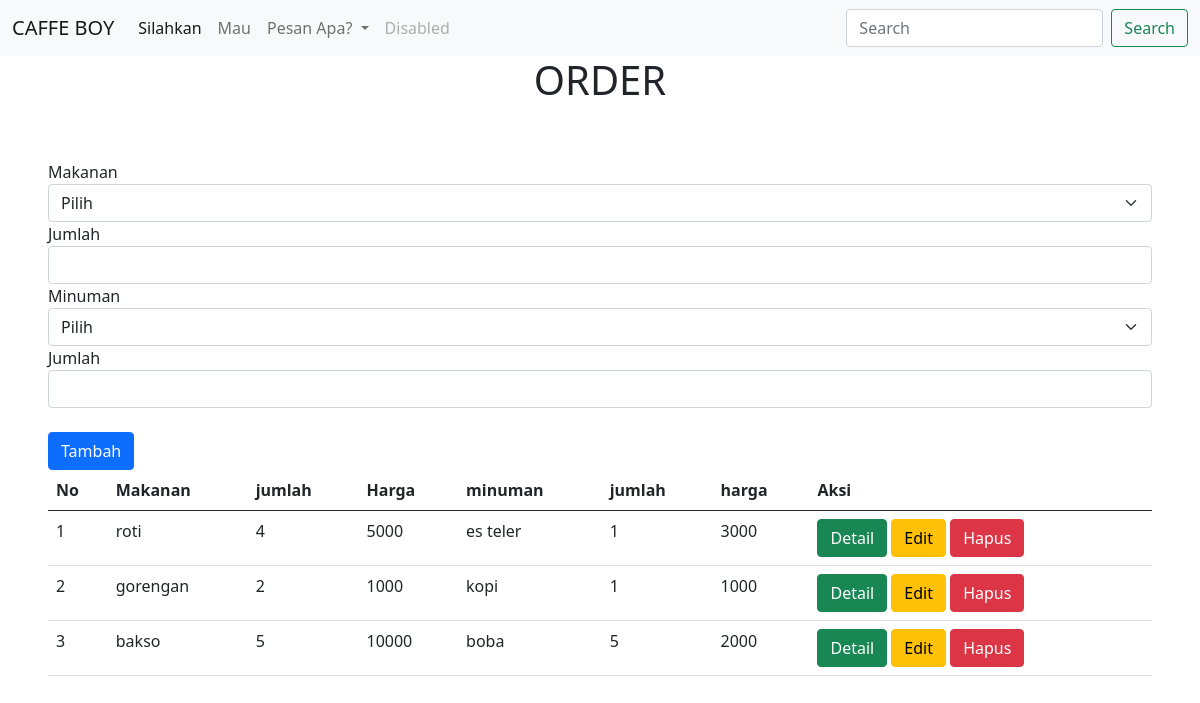
/pesanan/, run on the app's committed database.
### pesanan/models.py (models this page shows)
class pesanan(models.Model):
    makanan = models.ForeignKey(makanan, on_delete=models.CASCADE)
    jumlah_makanan = IntegerField()
    minuman = models.ForeignKey(minuman, on_delete=models.CASCADE)
    jumlah_minuman = models.IntegerField()

### makanan/models.py (models this page shows)
class makanan(models.Model):
    jenis = models.CharField(max_length=255)
    nama = CharField(max_length=255)
    harga = models.IntegerField()

### minuman/models.py (models this page shows)
class minuman(models.Model):
    jenis = models.CharField(max_length=255)
    nama = models.CharField(max_length=255)
    harga = models.IntegerField()

### pesanan/views.py (the view, shortened to what this page needs)
# urls.py: path('', views.readPesanan, name='readPesanan'),
def readPesanan(req):
    dataMakanan = models.makanan.objects.all()
    dataMinuman = models.minuman.objects.all()
    data = models.pesanan.objects.all()
    return render(req, "pesanan/index.html", {
        "dataMakanan": dataMakanan,
        "dataMinuman": dataMinuman,
        "data": data,
    })

### templates/pesanan/index.html (shortened to what this page needs)
<!DOCTYPE html>
<html lang="en">
<head>
    <link href="https://cdn.jsdelivr.net/npm/bootstrap@5.0.2/dist/css/bootstrap.min.css" rel="stylesheet">
</head>
<body>
    <section>
        <nav class="navbar navbar-expand-lg navbar-light bg-light">
            <div class="container-fluid">
              <a class="navbar-brand" href="#">CAFFE BOY</a>
              <div class="collapse navbar-collapse" id="navbarSupportedContent">
                <ul class="navbar-nav me-auto mb-2 mb-lg-0">
                  <li class="nav-item">
                    <a class="nav-link active" aria-current="page" href="#">Silahkan</a>
                  </li>
                  <li class="nav-item">
                    <a class="nav-link" href="#">Mau</a>
                  </li>
                  <li class="nav-item dropdown">
                    <a class="nav-link dropdown-toggle" href="#" id="navbarDropdown" role="button" data-bs-toggle="dropdown" aria-expanded="false">
                      Pesan Apa?
                    </a>
                  </li>
                  <li class="nav-item">
                    <a class="nav-link disabled">Disabled</a>
                  </li>
                </ul>
                <form class="d-flex">
                  <input class="form-control me-2" type="search" placeholder="Search" aria-label="Search">
                  <button class="btn btn-outline-success" type="submit">Search</button>
                </form>
              </div>
            </div>
          </nav>
        </section>
    <div class="container text-center">
        <h1>ORDER</h1>
    </div>
    <div class="p-5">
        <form action="" method="POST">
            <label>Makanan</label>
            <select class="form-select" name="makanan">
                <option selected>Pilih</option>
            </select>
            <label>Jumlah</label>
            <input type="text" name="jumlah_makanan" class="form-control">
            <label>Minuman</label>
            <select class="form-select" name="minuman">
                <option selected>Pilih</option>
            </select>
            <label>Jumlah</label>
            <input type="text" name="jumlah_minuman" class="form-control"><br>
            <button type="submit" class="btn btn-primary">Tambah</button>
        </form>
        <div>
            <table class="table">
                <thead>
                    <th>No</th>
                    <th>Makanan</th>
                    <th>jumlah</th>
                    <th>Harga</th>
                    <th>minuman</th>
                    <th>jumlah</th>
                    <th>harga</th>
                    <th>Aksi</th>
                </thead>
                <tbody>
                    {% for d in data %}
                    <tr>
                        <td>{{forloop.counter}}</td>
                        <td>{{d.makanan.nama}}</td>
                        <td>{{d.jumlah_makanan}}</td>
                        <td>{{d.makanan.harga}}</td>
                        <td>{{d.minuman.nama}}</td>
                        <td>{{d.jumlah_minuman}}</td>
                        <td>{{d.minuman.harga}}</td>
                        <td>
                            <a href="detail/{{d.id}}" class="btn btn-success">Detail</a>
                            <a href="edit/{{d.id}}" class="btn btn-warning">Edit</a>
                            <a href="hapus/{{d.id}}" class="btn btn-danger">Hapus</a>
                        </td>
                    </tr>
                    {% endfor %}
                </tbody>
            </table>
        </div>
    </div>
</body>
</html>

### data on the page
pesanan: makanan.nama "roti", jumlah_makanan "4", makanan.harga "5000", minuman.nama "es teler", jumlah_minuman "1", minuman.harga "3000"
pesanan: makanan.nama "gorengan", jumlah_makanan "2", makanan.harga "1000", minuman.nama "kopi", jumlah_minuman "1", minuman.harga "1000"
pesanan: makanan.nama "bakso", jumlah_makanan "5", makanan.harga "10000", minuman.nama "boba", jumlah_minuman "5", minuman.harga "2000"
